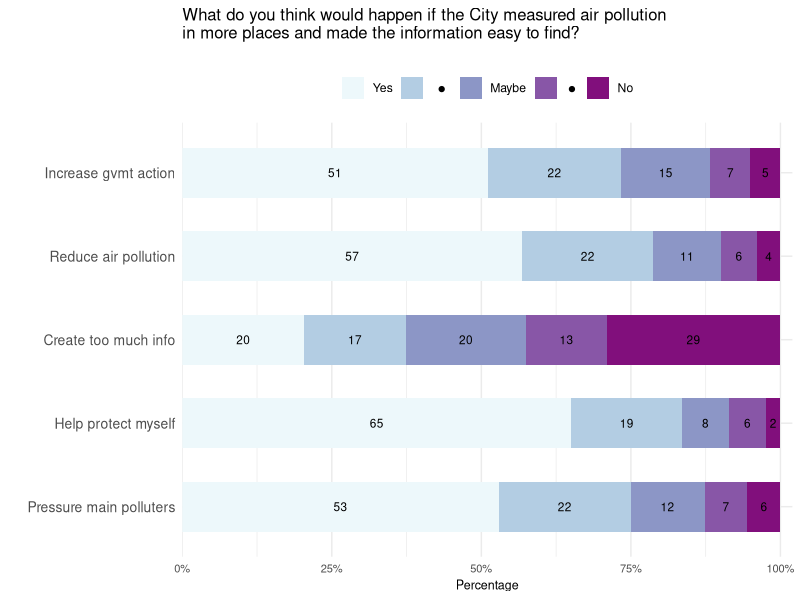
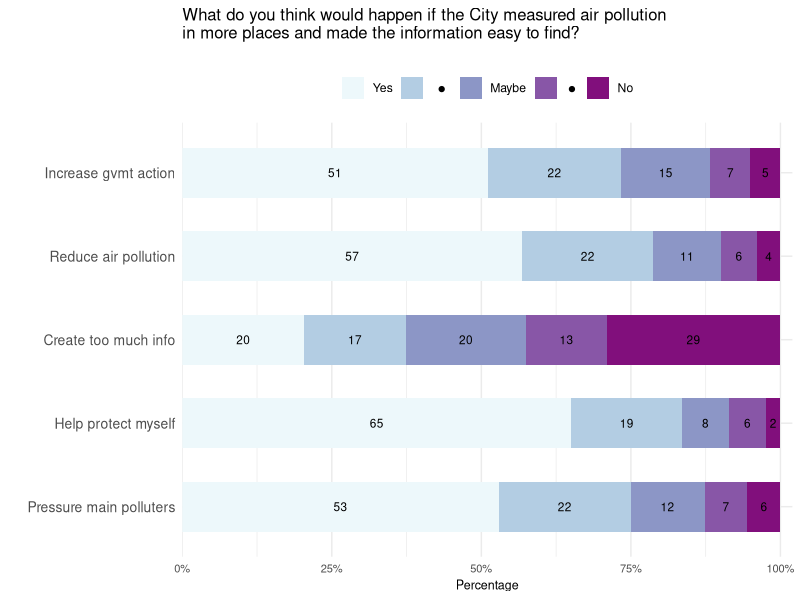

Here is the R script that generated these plots, in order:
## ---- chunk 1

# ## clean environment
# # rm(list = ls())
# 
# # Define which packages needed for analyses
# p_needed <-
#   c("tidyverse")
# 
# # Check which packages are already installed on your computer
# packages <- rownames(installed.packages())
# 
# # Check which packages are not installed
# p_to_install <- p_needed[!(p_needed %in% packages)]
# 
# if (length(p_to_install) > 0) {
#   install.packages(p_to_install)
# }
# sapply(p_needed, require, character.only = TRUE)
# # 
# ## For replicability: session information 
# session_info <- print(sessionInfo())

library(tidyverse)

## For replicability: session information 
session_info <- print(sessionInfo())

## ---- chunk 2
"%ni%" = Negate("%in%")

set.seed(123)

dataJoburg <- read.csv("data/data_joh_person_anon.csv")

## ---- chunk 3
# filter out straightlining for the effect of more monitoring "More measurements would..."

# Identify columns starting with "AM_effect"
effect_cols <- grep("^AM_effect", names(dataJoburg), value = TRUE)

# Calculate the row-wise standard deviation for these columns and filter out straightliners
dataJoburgFilter <- dataJoburg %>%
  mutate(effect_sd = apply(select(., all_of(effect_cols)), 1, sd, na.rm = TRUE)) %>%
  filter(effect_sd != 0) %>%
  select(-effect_sd)

dataJoburg <- dataJoburgFilter

## ---- chunk 4
library(RColorBrewer)
library(scales)

# --- Step 1: Recode and factor all three policy variables ---
recode_policy <- function(x) {
  factor(recode(x,
    `1` = "No",
    `2` = "dot_1 ", # Ensure consistent spacing for internal names if they are part of the level string
    `3` = "Maybe",
    `4` = "dot_2  ", # Consistent spacing for internal names (note two spaces at end to differentiate from dot_1 )
    `5` = "Yes"
  ),
  # Ensure these levels match the strings used in recode exactly, including spaces
  levels = c("No", "dot_1 ", "Maybe", "dot_2  ", "Yes"),
  ordered = TRUE
  )
}

dataJoburg <- dataJoburg %>%
  mutate(
    AM_effect1_1F = recode_policy(AM_effect1_1),
    AM_effect2_1F = recode_policy(AM_effect2_1),
    AM_effect3_1F = recode_policy(AM_effect3_1),
    AM_effect4_1F = recode_policy(AM_effect4_1),
    AM_effect5_1F = recode_policy(AM_effect5_1)
  )

# --- Step 2: Pivot the data to long format and summarize ---
# Select only the newly created _F columns for pivoting
summary_data <- dataJoburg %>%
  select(starts_with("AM_effect")) %>% # Selects all columns starting with "AM_effect" and ending with F
                                          # Make sure this accurately captures your variables
  pivot_longer(
    cols = ends_with("F"), # Selects all columns ending with "F" for flexibility
    names_to = "Question",
    values_to = "Response_Category",
    values_drop_na = TRUE
  ) %>%
  group_by(Question, Response_Category) %>%
  summarise(obs_count = n(), .groups = "drop_last") %>% # Renamed 'count' to 'obs_count' to avoid conflict
  mutate(share = obs_count / sum(obs_count)) %>%
  ungroup() %>%
  group_by(Question) %>% # Regroup by Question to apply cumulative sum per group
  arrange(fct_rev(Response_Category)) %>% # IMPORTANT: Arrange by the factor order of Response_Category
  mutate(
    y_max = cumsum(share),
    y_mid = y_max - (share / 2),
    label_text = as.character(round(share * 100))
  ) %>%
  ungroup()

# --- Step 3: Define the order and labels for the plot and legend ---
# Labels for the LEGEND
legend_labels_full <- c(
  "No",
  " ● ", # Consistent legend label for dot_1
  "Maybe",
  "  ●  ", # Consistent legend label for dot_2
  "Yes"
)

# This should be the natural order of your factor levels from recode_policy
fill_levels_defined_order <- levels(dataJoburg$AM_effect1_1F)

# Define the custom labels for the Y-axis (Question labels after coord_flip)
# IMPORTANT: Adjust 'levels' to the exact names of your `_F` variables
# and 'labels' to their desired display names.
summary_data$Question_Plot_Label <- factor(summary_data$Question,
                                           levels = c("AM_effect1_1F", "AM_effect2_1F", "AM_effect3_1F", "AM_effect4_1F", "AM_effect5_1F"), # Customize this order
                                           labels = c("Increase gvmt action", "Reduce air pollution", "Create too much info", "Help protect myself", "Pressure main polluters"), # Customize these labels
                                           ordered = TRUE) %>%
                                    fct_rev() # Reverse the order for plotting with coord_flip

# --- Plotting the Horizontal Stacked Bar Plot with custom text positions ---
p_stacked_fixed <- ggplot(summary_data, aes(x = Question_Plot_Label, y = share,
                                             fill = Response_Category)) + 
  geom_col(width = 0.6) +
  geom_text(
    aes(y = y_mid, label = label_text, color = "black"),
    size = 3,
    na.rm = FALSE
  ) +
  coord_flip() + # Rotate to horizontal
  scale_y_continuous(
    labels = percent_format(accuracy = 1),
    expand = expansion(mult = c(0, 0.02))
  ) +
  scale_fill_manual(
    values = brewer.pal(5, "BuPu"), # Consider if BuPu is ideal for "Disagree/Agree"
    limits = rev(fill_levels_defined_order), # Reverse the order for the fill scale limits
    labels = rev(legend_labels_full) # Also reverse the labels for the legend to match the plot
  ) +
  scale_color_identity() +
  labs(
    x = "",
    y = "Percentage",
    fill = "Response",
    title = "What do you think would happen if the City measured air pollution\nin more places and made the information easy to find?
" # question
  ) +
  theme_minimal() +
  theme(
    legend.position = "top",
    legend.title = element_blank(),
    axis.text.y = element_text(size = 10),
    axis.text.x = element_text(size = 8),
    axis.title.x = element_text(size = 9),
    plot.title = element_text(size = 12)
  )

print(p_stacked_fixed)

# Save the plot
ggsave(plot = p_stacked_fixed, filename = paste("plots/aqm_impact_stacked.png", sep = ""),
       dpi=600, width = 18, height = 10, units='cm')


